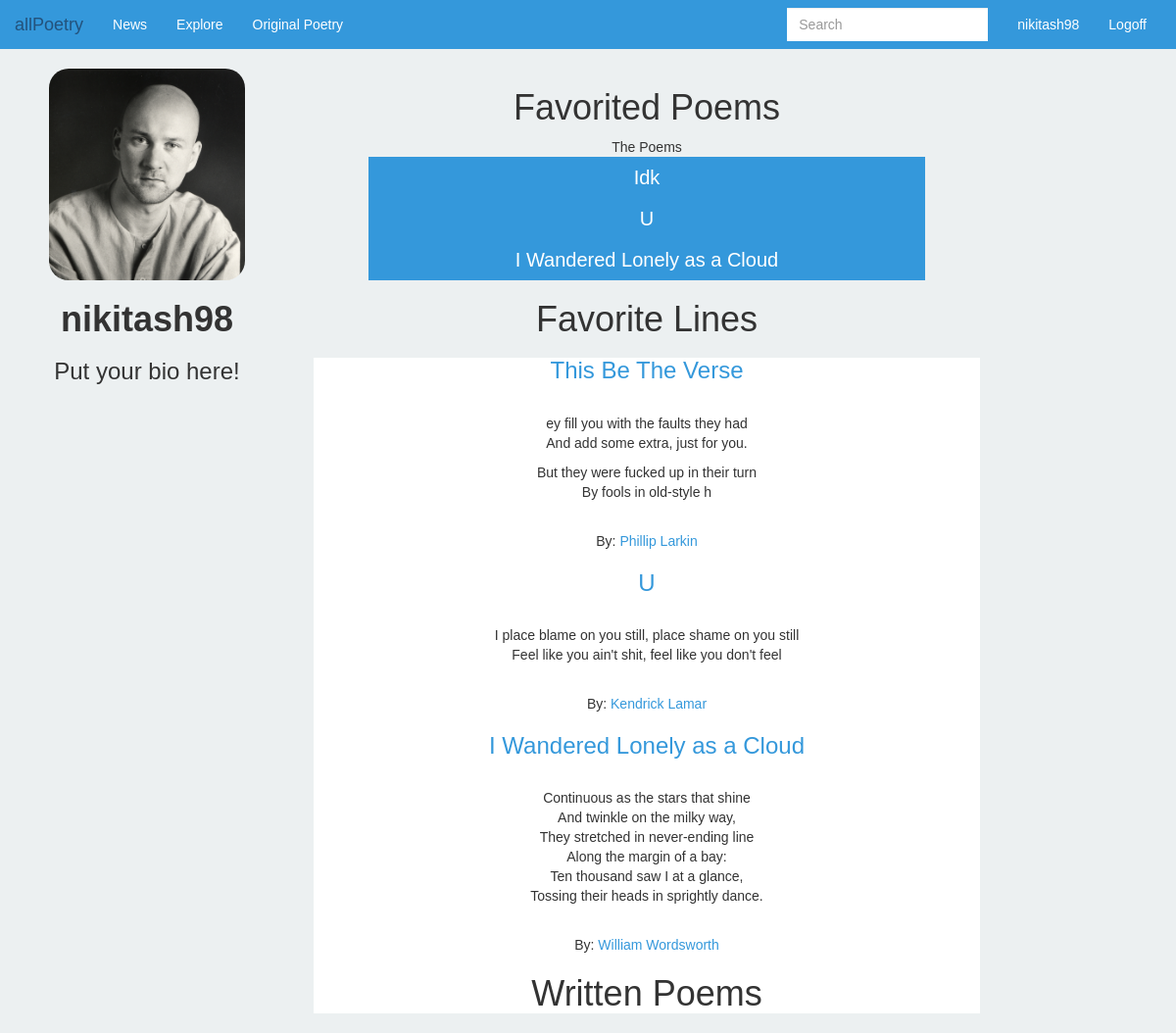
Page /poetry/account/ (signed in) on the committed database.
### poetry/models.py (models this page shows, shortened)
class UserProfile(models.Model):
    user = models.OneToOneField(User, related_name = "profile")
    picture = models.ImageField(upload_to = 'profiles', blank = True)
    poemfavorites = models.ManyToManyField(Poem, related_name = 'favorited_by')
    linefavorite = models.ManyToManyField(Line, related_name = 'line_favorite')

class Poem(models.Model):
    writer = models.ForeignKey(Author, on_delete = models.CASCADE)
    title = models.CharField(max_length = 300)
    text = models.TextField()
    keywords = models.TextField()

class Line(models.Model):
    poem = models.ForeignKey(Poem, on_delete = models.CASCADE)
    thewords = models.TextField()

class Author(models.Model):
    objects = AuthorManager()
    name = models.CharField(max_length = 100)
    portrait = models.FileField()
    def __str__(self):
        return self.name

### poetry/views.py (the view)
@login_required
def account_page(request):
    return render(request, 'poetry/account.html', {})

### poetry/templates/poetry/account.html
{% extends 'poetry/base.html' %}
{% block body %}
{% load staticfiles %}
<!DOCTYPE html>
<link rel = "stylesheet" type = "text/css" href = "{% static 'poetry/account.css' %}" />
<html>
<div class = "account">
<img src ="{{user.profile.picture.url}}">
<h1> {{user.username}} </h1>
<h3> Put your bio here! </h3>
</div>
<div class = "right">
  <div class = "favorite_poems">
    <h1> Favorited Poems </h1>
    <div class = "their_poems">
      The Poems
      {%for poem in user.profile.poemfavorites.all%}
      <a href = "{% url 'poetry:poemdetail' poem.pk %}">  <h2> {{poem.title}} </h2></a>
      {% endfor%}
    </div>
  </div>
  <div class = "favorite_lines">
    <h1> Favorite Lines </h1>
    {%for line in user.profile.linefavorite.all%}
    <div class = "aline">
      <h3>
      <a href = "{% url 'poetry:poemdetail' line.poem.pk %}">  {{line.poem.title}} </a>
    </h3>
      <br>
      {{line.thewords|linebreaks}}
      <br>
      By: <a href = "{% url 'poetry:authordetail' line.poem.writer.pk %}">  {{line.poem.writer}} </a>
      {% endfor%}
  </div>
  </div>
  <div class  = "written poems">
    <h1> Written Poems </h1>
  </div>
</div>
</html>
{% endblock %}

### poetry/templates/poetry/base.html (shortened to what this page needs)
{% load staticfiles %}
<!DOCTYPE html>
<link rel = "stylesheet" href = "https://maxcdn.bootstrapcdn.com/bootstrap/3.3.7/css/bootstrap.min.css">
<link rel = "stylesheet" type = "text/css" href = "{% static 'poetry/style.css' %}" />
<nav class = "navbar ">
  <div class = "container-fluid">
    <div class = "navbar-header">
      <a class = "navbar-brand" href = "{% url 'poetry:index' %}">allPoetry</a>
      </div>
      <div class = "collapse navbar-collapse" id = "topNavBar">
        <ul class = "nav navbar-nav">
        <li><a href = "#">News</a></li>
        <li><a href = "{% url 'poetry:explore' %}">Explore</a></li>
        <li><a href = "#">Original Poetry</a></li>
      </ul>
      <ul class = "nav navbar-nav navbar-right">
        {% if user.is_authenticated %}
        <li><a href = "{% url 'poetry:account' %}">{{user.username}}</a></lif>
        <li><a href = "{% url 'poetry:logout'%}">Logoff</a></li>
      {% else %}
      <li><a href = "" data-toggle="modal" data-target="#myModal">Login</a></li>
      {% endif %}
    </ul>
      <form class = "navbar-form navbar-right">
        <div class = "form-group">
          <input type = "text" class = "form-control" placeholder = "Search">
        </div>
      </form>
    </div>
  </div>
</nav>
{% block body %}
{% endblock %}

### poetry/static/poetry/style.css (style rules this page uses)
a { color: #3498db; }
.navbar-brand { color: white; }
.navbar { border-radius: 0px; background-color: #3498db; border: 0px; }
.right { position: relative; float: right; right: 10%; }
.nav li a { color: white; }
.form-control { border-radius: 0px; border:0px; }
.their_poems { position: relative; display: inline-block; position: relative; }
.their_poems h2 { font-size: 20px; background-color: #3498db; text-align: center; color: white; padding: 10px; padding-left: 150px; padding-right: 150px; margin: 0px; }

### poetry/static/poetry/account.css (style rules this page uses)
.account img { width: 200px; border-radius: 20px; }
.account { text-align: center; position: fixed; width: 300px; padding: 0px; overflow: hidden; }
.account h1 { font-weight: bold; }
.right { text-align: center; align-content: center; position: absolute; left: 300px; width: 60%; }
.aline { background-color: white; margin: 20px; position: inherit; }

### rows in the picture
Poem: title "Idk"
Poem: title "U"
Poem: title "I Wandered Lonely as a Cloud"
Line: poem "This Be The Verse", thewords "ey fill you with the faults they had And add some extra, just for you. But they were fucked up in their turn By fools in old-style h", poem.writer "Phillip Larkin"
Line: poem "U", thewords "I place blame on you still, place shame on you still Feel like you ain't shit, feel like you don't feel", poem.writer "Kendrick Lamar"
Line: poem "I Wandered Lonely as a Cloud", thewords "Continuous as the stars that shine And twinkle on the milky way, They stretched in never-ending line Along the margin of a bay: Ten thousand saw I at a glance, Tossing their heads in sprightly dance.", poem.writer "William Wordsworth"

### other values in the picture
{{ user.username }} "nikitash98"
